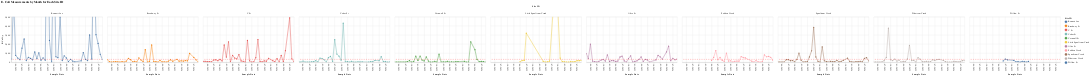

Write notebook code for a chart like this one.
### Code cell
# Ensure the data is specified at the top level
plot_data = filtered_data
# Filter data to include only the specified site IDs
#plot_data = plot_data[plot_data['Site ID'].isin(['Bennett Ave', 'Broadway St', 'C St'])]
#plot_data = plot_data[plot_data['Site ID'].isin(['Cedar St', 'Little Squalicum Creek', 'Olive St'])]
#plot_data = plot_data[plot_data['Site ID'].isin(['Padden Creek', 'Squalicum Creek', 'Whatcom Creek', 'Willow St'])]

# Base chart
base_chart = alt.Chart().mark_line(point=True).encode(
    x=alt.X('Month:T', timeUnit='yearmonth', axis=alt.Axis(format='%m-%Y', title='Sample Date', labelAngle=90)),
    y=alt.Y('E-Coli:Q', scale=alt.Scale(domain=[0, 5000])),  # Set y-axis limit
    color='Site ID:N',
    tooltip=['Month:T', 'Site ID:N', 'E-Coli:Q']
).properties(
    width=400,
    height=200
)

# Horizontal line at y=320
horizontal_line = alt.Chart(pd.DataFrame({'y': [bacteria_threshold]})).mark_rule(
    color='red',
    strokeDash=[5, 5]
).encode(
    y='y:Q'
)

# Layer the base chart and the horizontal line
layered_chart = alt.layer(base_chart, horizontal_line, data=plot_data)

# Apply faceting after layering with max columns
faceted_chart = layered_chart.facet(
    column='Site ID:N'
).properties(
    title='E. Coli Measurements by Month for Each Site ID'
).interactive()

faceted_chart.show()

### Figure 1 — Vega-Lite specification as saved in the notebook (floating-point values rounded to 4 significant figures; data arrays with more than 128 entries replaced by an {"elided": "..."} marker saying what was removed)
{"config": {"view": {"continuousWidth": 300, "continuousHeight": 300}}, "data": {"name": "data-6101d92091625cc5d0ff907a474080d8"}, "facet": {"column": {"field": "Site ID", "type": "nominal"}}, "spec": {"layer": [{"mark": {"type": "line", "point": true}, "encoding": {"color": {"field": "Site ID", "type": "nominal"}, "tooltip": [{"field": "Month", "type": "temporal"}, {"field": "Site ID", "type": "nominal"}, {"field": "E-Coli", "type": "quantitative"}], "x": {"axis": {"format": "%m-%Y", "labelAngle": 90, "title": "Sample Date"}, "field": "Month", "timeUnit": "yearmonth", "type": "temporal"}, "y": {"field": "E-Coli", "scale": {"domain": [0, 5000]}, "type": "quantitative"}}, "name": "view_2"}, {"data": {"name": "data-60c1657bf7ce70e9ebd05e104cbc0b2e"}, "mark": {"type": "rule", "color": "red", "strokeDash": [5, 5]}, "encoding": {"y": {"field": "y", "type": "quantitative"}}}], "height": 200, "width": 400}, "params": [{"name": "param_2", "select": {"type": "interval", "encodings": ["x", "y"]}, "bind": "scales", "views": ["view_2"]}], "title": "E. Coli Measurements by Month for Each Site ID", "$schema": "https://vega.github.io/schema/vega-lite/v5.20.1.json", "datasets": {"data-6101d92091625cc5d0ff907a474080d8": {"elided": "393 records"}, "data-60c1657bf7ce70e9ebd05e104cbc0b2e": [{"y": 310}]}}
